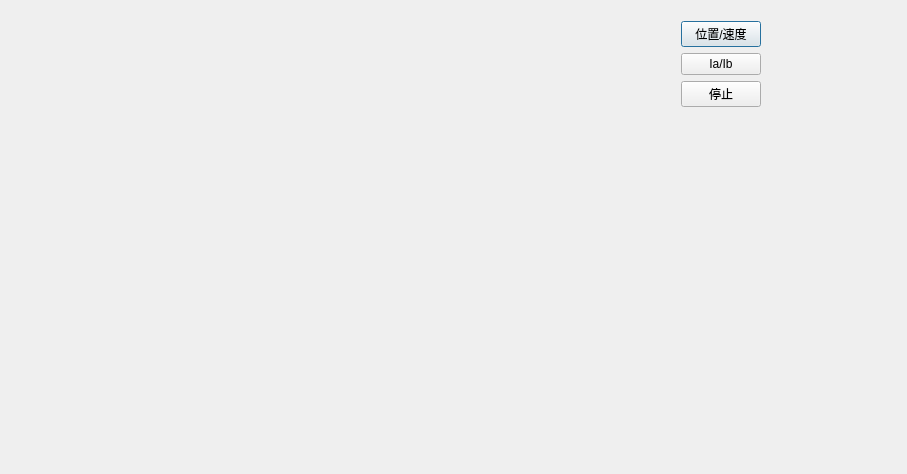
<?xml version="1.0" encoding="UTF-8"?>
<ui version="4.0">
 <class>mtDlg</class>
 <widget class="QDialog" name="mtDlg">
  <property name="geometry">
   <rect>
    <x>0</x>
    <y>0</y>
    <width>907</width>
    <height>474</height>
   </rect>
  </property>
  <property name="windowTitle">
   <string>Dialog</string>
  </property>
  <layout class="QHBoxLayout" name="horizontalLayout">
   <item>
    <widget class="QCustomPlot" name="qCustomPlot" native="true">
     <widget class="QWidget" name="">
      <property name="geometry">
       <rect>
        <x>670</x>
        <y>10</y>
        <width>83</width>
        <height>95</height>
       </rect>
      </property>
      <layout class="QFormLayout" name="formLayout">
       <item row="0" column="0">
        <widget class="QPushButton" name="butShowWZSD">
         <property name="text">
          <string>位置/速度</string>
         </property>
        </widget>
       </item>
       <item row="3" column="0">
        <widget class="QPushButton" name="pushButton">
         <property name="text">
          <string>停止</string>
         </property>
        </widget>
       </item>
       <item row="2" column="0">
        <widget class="QPushButton" name="butShowIaIb">
         <property name="text">
          <string>Ia/Ib</string>
         </property>
        </widget>
       </item>
      </layout>
     </widget>
    </widget>
   </item>
  </layout>
 </widget>
 <customwidgets>
  <customwidget>
   <class>QCustomPlot</class>
   <extends>QWidget</extends>
   <header>qcustomplot.h</header>
   <container>1</container>
  </customwidget>
 </customwidgets>
 <resources/>
 <connections/>
</ui>
